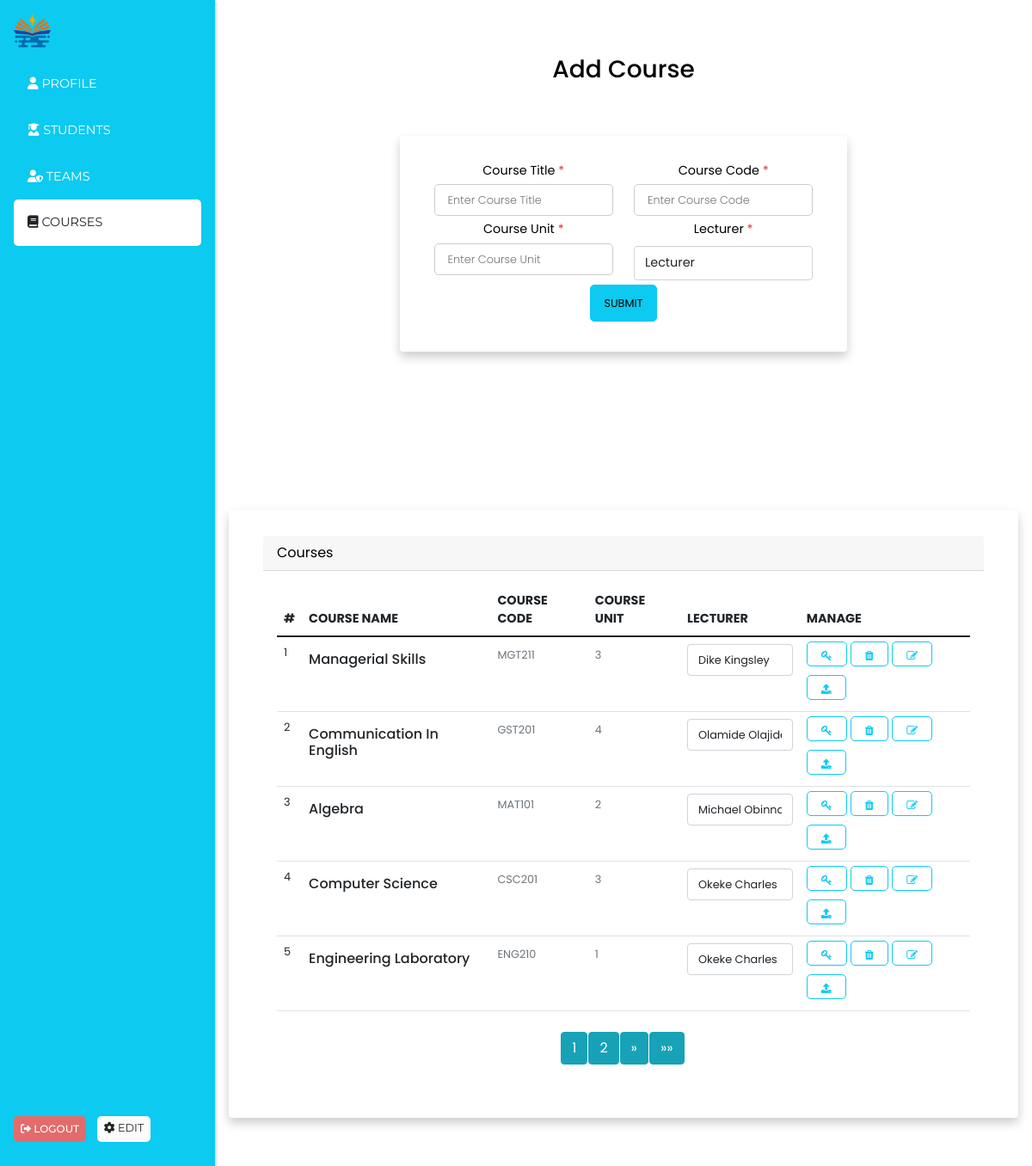
The page /courses (signed in) on the database its author committed.
### models/courses.py (models this page shows, shortened)
class Course(db.Model, UserMixin):
    __tablename__ = "courses"
    id = db.Column(db.String(50), default=hexid, primary_key=True, index=True)
    course_title = db.Column(db.String(100), nullable=False)
    course_code = db.Column(db.String(80), unique=True, nullable=False)
    year = db.Column(db.Integer, nullable=False, default=datetime.now().year)
    course_unit = db.Column(db.Integer, nullable=False)
    created_at = db.Column(db.DateTime, nullable=False, default=datetime.now)
    teacher_id = db.Column(db.String(50), db.ForeignKey("admin.id"))
    registered_courses = db.relationship(
        "CourseRegistered", backref="course", lazy=True, cascade="all, delete"
    )
    student_registered = db.relationship(
        "CourseRegistered",
        viewonly=True,
        overlaps="course,registered_courses",
        backref="student_",
    )

### endpoints/admin.py (the view, shortened to what this page needs)
@admin.route("/courses", methods=["GET", "POST"])
@login_required
@admin_required
def courses():
    try:
        page = int(request.args.get("page", 1))
        per_page = int(request.args.get("per_page", 5))
        alert = session.pop("alert", None)
        bg_color = session.pop("bg_color", None)
        lecturers = get_lecturers()
        all_courses, total_pages, total_items = get_courses(page, per_page)
        return render_template(
            "admin_templates/courses.html",
            alert=alert,
            bg_color=bg_color,
            courses=True,
            lecturers=lecturers,
            all_courses=all_courses,
            total_pages=total_pages,
            total_items=total_items,
            page=page,
            per_page=per_page,
        )
    except Exception as e:
        print(e, "error@courses")
        db.session.rollback()
        session["alert"] = "Network Error"
        session["bg_color"] = "danger"
        return redirect(url_for("admin.courses"))

### app_config.py (called while the page is built)
def create_app(config=config_object["development"]):
    app = Flask(__name__)
    app.config.from_object(config)
    cors.init_app(app)
    login_manager.init_app(app)
    db.init_app(app)
    migrate.init_app(app, db)
    @login_manager.user_loader
    def load_user(user_id):
        logged_user = Admin.query.get(user_id)
        if not logged_user:
            logged_user = Student.query.get(user_id)
        return logged_user
    @login_manager.unauthorized_handler
    def unauthorized():
        session["alert"] = "Please login to access this page"
        session["bg_color"] = "danger"
        return redirect(url_for("school.login"))
    @app.errorhandler(404)
    def page_not_found(e):
        return render_template("404.html")
    app.register_blueprint(admin_blueprint)
    app.register_blueprint(school_blueprint)
    app.register_blueprint(student_blueprint)
    return app

### models/admin.py (called while the page is built)
def get_lecturers():
    admin_lecturers = Admin.query.join(Role).filter(Role.name == "lecturer").all()
    return [
        {
            "id": admin.id,
            "first_name": admin.first_name,
            "last_name": admin.last_name,
            "email": admin.email,
        }
        for admin in admin_lecturers
    ]

### models/courses.py (called while the page is built)
def get_courses(page, per_page):
    courses = Course.query.order_by(desc(Course.created_at)).paginate(
        page=page, per_page=per_page, error_out=False
    )
    total_pages = courses.pages
    total_items = courses.total
    return (
        [
            {
                "id": course.id,
                "course_title": course.course_title,
                "course_code": course.course_code,
                "course_unit": course.course_unit,
                "created_at": course.created_at.strftime("%d-%b-%Y"),
                "lecturer": f"{course.lecturer.last_name} {course.lecturer.first_name}",
            }
            for course in courses.items
        ],
        total_pages,
        total_items,
    )

### templates/admin_templates/courses.html (shortened to what this page needs)
{% extends 'admin_templates/admin_layout.html' %}
{% block content %}
<div class="row">
    <div class="col-md-12">
        <div class="container-fluid px-1 py-5 mx-auto">
            <div class="row d-flex justify-content-center">
                <div class="col-xl-7 col-lg-8 col-md-9 col-11 text-center">
                    <h3>Add Course</h3>
                    <div class="card">
                        <form class="form-card" method="post" action="">
                            <div class="row justify-content-between text-left">
                                <div class="form-group col-sm-6 flex-column d-flex"> <label
                                        class="form-control-label px-3">Course Title<span class="text-danger">
                                            *</span></label> <input type="text" id="fname" name="course_title" value="{{course_title}}"
                                        placeholder="Enter Course Title" style="font-size: .8rem !important;" onblur="validate(1)"> </div>
                                <div class="form-group col-sm-6 flex-column d-flex"> <label
                                        class="form-control-label px-3">Course Code<span class="text-danger">
                                            *</span></label> <input type="text" id="lname" name="course_code" value="{{course_code}}"
                                        placeholder="Enter Course Code"  style="font-size: .8rem !important;" onblur="validate(2)"> </div>
                            </div>
                            <div class="row justify-content-between text-left">
                                <div class="form-group col-sm-6 flex-column d-flex"> <label
                                        class="form-control-label px-3">Course Unit<span class="text-danger">
                                            *</span></label> <input type="number" id="email" name="course_unit" value="{{course_unit}}" placeholder="Enter Course Unit" style="font-size: .8rem !important;"
                                        onblur="validate(3)"> </div>
                                <div class="form-group col-sm-6 flex-column d-flex"> <label
                                        class="form-control-label px-3 mb-2">Lecturer<span class="text-danger">
                                            *</span></label>
                                            <select id="mob" name="lecturer" placeholder="" class="form-control shadow-none py-2"  style="font-size: .9rem !important;"
                                        onblur="validate(4)">
                                                <option value="" selected disabled>Lecturer</option>
                                            </select>
                                     </div>
                            </div>
                            <div class="row justify-content-end">
                                <div class="form-group col-sm-12"> <button type="submit" style="font-size: .8rem !important;"
                                        class="btn-block btn-info">Submit</button> </div>
                            </div>
                        </form>
                    </div>
                </div>
            </div>
        </div>
    </div>
</div>
<div class="row mt-3">
    <div class="col-md-12">
        <div class="card">
            <div class="card-header">
                <span>Courses</span>
            </div>
            <div class="card-body">
                <div class="row">
                    <div class="col-md-12">
                        <div class="table-responsive-sm">
                            <table class="table no-wrap user-table mb-0">
                                <thead>
                                    <tr>
                                        <th scope="col" class="border-0 text-uppercase font-medium pl-4" style="font-size: .9rem;">#</th>
                                        <th scope="col" class="border-0 text-uppercase font-medium" style="font-size: .9rem;">Course Name</th>
                                        <th scope="col" class="border-0 text-uppercase font-medium" style="font-size: .9rem;">Course Code</th>
                                        <th scope="col" class="border-0 text-uppercase font-medium" style="font-size: .9rem;">Course Unit</th>
                                        <th scope="col" class="border-0 text-uppercase font-medium" style="font-size: .9rem;">Lecturer</th>
                                        <th scope="col" class="border-0 text-uppercase font-medium" style="font-size: .9rem;">Manage</th>
                                    </tr>
                                </thead>
                                <tbody>
                                    {% for course in all_courses %}
                                    <tr>
                                        <td class="pl-4" style="font-size: .8rem;">{{loop.index}}</td>
                                        <td>
                                            <h5 class="font-medium mb-0 mt-2" style="font-size: 1rem;">{{course.course_title.title()}}</h5>
                                        </td>
                                        <td>
                                            <span class="text-muted mt-2" style="font-size: .8rem;">{{course.course_code}}</span>
                                        </td>
                                        <td>
                                            <span class="text-muted mt-2" style="font-size: .8rem;">{{course.course_unit}}</span>
                                        </td>
                                        <td>
                                            <select class="form-control category-select py-2 shadow-none" style="font-size: .8rem;" id="exampleFormControlSelect1">
                                                <option selected disabled>{{course.lecturer}}</option>
                                            </select>
                                        </td>
                                        <td class="pt-0">
                                            <button type="button"
                                                class="btn py-0 px-3 btn-outline-info btn-circle btn-lg btn-circle"><i
                                                    class="fa fa-key" style="font-size: .8rem;"></i> </button>
                                            <button type="button"
                                                class="btn py-0 px-3 btn-outline-info btn-circle btn-lg btn-circle ml-2"><i
                                                    class="fa fa-trash" style="font-size: .8rem;"></i> </button>
                                            <button type="button"
                                                class="btn py-0 px-3 btn-outline-info btn-circle btn-lg btn-circle ml-2"><i
                                                    class="fa fa-edit" style="font-size: .8rem;"></i> </button>
                                            <button type="button"
                                                class="btn py-0 px-3 btn-outline-info btn-circle btn-lg btn-circle ml-2"><i
                                                    class="fa fa-upload" style="font-size: .8rem;"></i> </button>
                                        </td>
                                    </tr>
                                    {% endfor %}
                                </tbody>
                            </table>
                        </div>
                    </div>
                </div>
<nav aria-label="Page navigation example" class="mt-4">
    <ul class="pagination justify-content-center">
        {% for num in range(1, total_pages + 1) %}
        <li class="page-item {% if num == page %}active{% endif %}">
            <a class="page-link btn btn-info" href="{{ url_for('admin.courses', page=num, per_page=per_page) }}">{{ num }}</a>
        </li>
        {% endfor %}
        {% if page < total_pages %}
        <li class="page-item">
            <a class="page-link btn btn-info" href="{{ url_for('admin.courses', page=page+1, per_page=per_page) }}" aria-label="Next">
                <span aria-hidden="true">&raquo;</span>
            </a>
        </li>
        <li class="page-item">
            <a class="page-link btn btn-info" href="{{ url_for('admin.courses', page=total_pages, per_page=per_page) }}" aria-label="Last">
                <span aria-hidden="true">&raquo;&raquo;</span>
            </a>
        </li>
        {% endif %}
    </ul>
</nav>
            </div>
        </div>
    </div>
</div>
</div>
{% endblock content %}

### templates/admin_templates/admin_layout.html (style rules this page uses)
* { margin: 0; padding: 0; box-sizing: border-box; font-family: 'Poppins', sans-serif; }
a { text-decoration: none; color: white; }

### templates/admin_templates/courses.html (style rules this page uses)
body { color: #000; overflow-x: hidden; height: 100%; background-image: url("https://res.cloudinary.com/duyoxldib/image/upload/v1714122278/yusuf-evli-DjQx057gBC0-unsplash_xwh5n9.jpg"); background-attachment: fixed; background-repeat: no-repeat; background-size: 100% 100% }
.card { padding: 30px 40px; margin-top: 60px; margin-bottom: 60px; border: none !important; box-shadow: 0 6px 12px 0 rgba(0, 0, 0, 0.2) }
.form-control-label { margin-bottom: 0 }
input, textarea, button { padding: 8px 15px; border-radius: 5px !important; margin: 5px 0px; box-sizing: border-box; border: 1px solid #ccc; font-size: 18px !important; font-weight: 300 }
.btn-block { text-transform: uppercase; font-size: 15px !important; font-weight: 400; height: 43px; cursor: pointer }
label { font-size: .9rem; }
.btn.btn-info { color: #fff !important; background-color: #17a2b8 !important; border-color: #17a2b8 !important; margin-right: 2px !important; }

### rows shown on the page
Course: course_title "Managerial Skills", course_code "MGT211", course_unit "3"
Course: course_title "Communication In English", course_code "GST201", course_unit "4"
Course: course_title "Algebra", course_code "MAT101", course_unit "2"
Course: course_title "Computer Science", course_code "CSC201", course_unit "3"
Course: course_title "Engineering Laboratory", course_code "ENG210", course_unit "1"

### other values the page prints
{{ num }} "1" "2"
form field value "Dike Kingsley"
form field value "Olamide Olajide"
form field value "Michael Obinna"
form field value "Okeke Charles"
